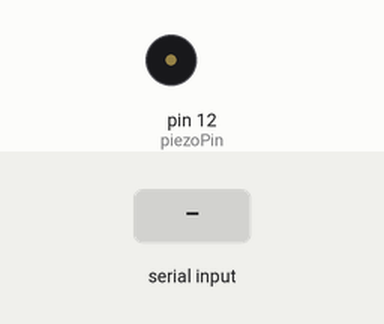
Recording of a sketch running on a simulated Arduino Uno, built with avr-gcc and run on an emulated ATmega328P. Parts: buzzer (waves = sounding). The test bench sets the inputs (shaded band).

Above: at 1.2 s.
1.3 s: "1" received over Serial
At 1.55 s:
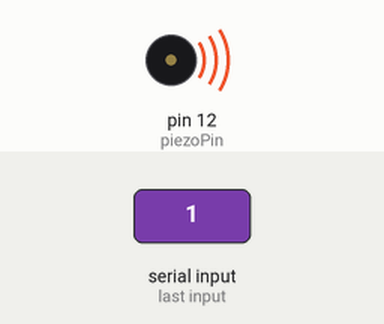
Timing chart, 0 to 4.3 s (numbered marks = the images above; inputs shaded):
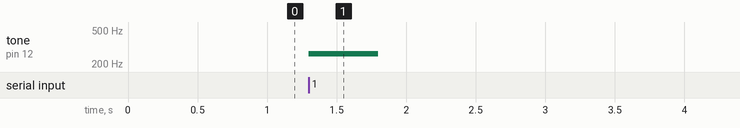

Measured:
- after the input at 1.3 s, tone on pin 12 (piezoPin): silent → 262 Hz at once, → silent 0.50 s later

The sketch:

buzor.ino
```cpp
int incomingByte = 0;

int piezoPin = 12;

int Do = 262;

int re = 294;

int mi = 330;

int pa = 349;

int sol = 392;

int ra = 440;

int si = 494;

int doo = 523;

int ree = 587;


//도레미파솔라시도레 까지 미리 정해진 음을 맞춤
void setup() {

  Serial.begin(9600);

  pinMode(piezoPin, OUTPUT);


}


void loop() {

 if(Serial.available() > 0){


  incomingByte = Serial.read();


  if (incomingByte == '1')

  {

    tone(piezoPin,Do,500);

  }
//1을 누르면 도


  if (incomingByte == '2')

  {

    tone(piezoPin,re,500);

  }
//2를 누르면 레
  if (incomingByte == '3')

  {

    tone(piezoPin,mi,500);
//3을 누르면 미
  }

   if (incomingByte == '4')

  {

    tone(piezoPin,pa,500);

  }
//4를 누르면 파
   if (incomingByte == '5')

  {

    tone(piezoPin,sol,500);

  }
//5를 누르면 솔
    if (incomingByte == '6')

  {

    tone(piezoPin,ra,500);

  }
  //6을 누르면 라

    if (incomingByte == '7')

  {

    tone(piezoPin,si,500);

  }
//7을 누르면 시
   if (incomingByte == '8')

  {

    tone(piezoPin,doo,500);

  }
//8을 누르면 도
  if (incomingByte == '9')

  {

    tone(piezoPin,ree,500);

  }
//9를 누르면 레
   if (incomingByte == '0')

  {

    noTone(piezoPin);

  }
//0을 누를시
 }

}
```
